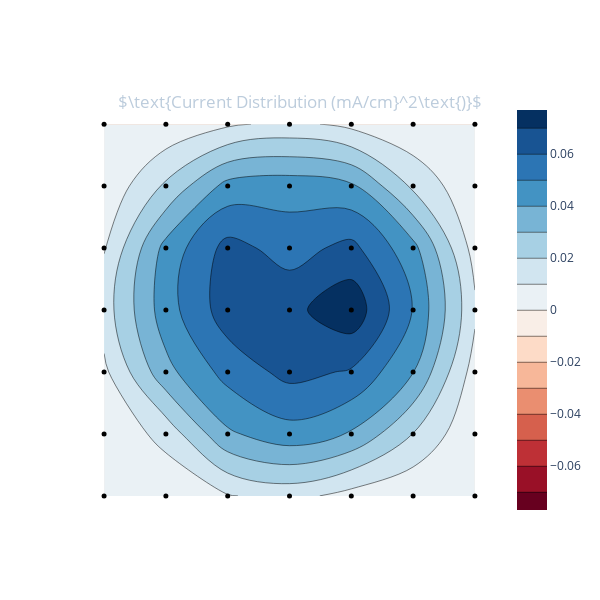

The notebook cell saved with this chart:
### Code cell
currents = data.readCurrents(centre5x5=False)
# apl.plotI(currents)
data.append(
    pressure = 2.0e-4,
    Vbias = 100,
    Ibias = 0.147,
    Varc = 70,
    Iarc = 2.0,
    Ibase = 5.43,
    currents = currents,
    note = ''
)
data.plotI()

### Figure 1 — Plotly figure (JSON) as saved in the notebook; plotly's stock layout.template omitted (floating-point values rounded to 4 significant figures)
{"data": [{"autocontour": true, "colorscale": [[0, "rgb(103,0,31)"], [0.1, "rgb(178,24,43)"], [0.2, "rgb(214,96,77)"], [0.3, "rgb(244,165,130)"], [0.4, "rgb(253,219,199)"], [0.5, "rgb(247,247,247)"], [0.6, "rgb(209,229,240)"], [0.7, "rgb(146,197,222)"], [0.8, "rgb(67,147,195)"], [0.9, "rgb(33,102,172)"], [1, "rgb(5,48,97)"]], "contours": {"end": 0.07, "size": 0.01, "start": -0.07}, "ncontours": 21, "type": "contour", "z": [[0.0005951, 0.001757, 0.009295, 0.01356, 0.006292, 0.001459, 0.000134], [0.001499, 0.01362, 0.03838, 0.0462, 0.03908, 0.01978, 0.001364], [0.007823, 0.03693, 0.05363, 0.06312, 0.05891, 0.04029, 0.00555], [0.01513, 0.04562, 0.0653, 0.06719, 0.07684, 0.04953, 0.01197], [0.009472, 0.04336, 0.06345, 0.056, 0.0629, 0.04315, 0.005827], [0.001858, 0.02176, 0.04349, 0.04566, 0.04189, 0.01811, 0.001648], [0.0002714, 0.002046, 0.008412, 0.01261, 0.007318, 0.001612, 0.0002297]], "zmax": 0.07684, "zmid": 0, "zmin": -0.07684}, {"marker": {"color": "rgb(0, 0, 0)", "size": 5}, "mode": "markers", "type": "scatter", "x": [0, 1, 2, 3, 4, 5, 6, 0, 1, 2, 3, 4, 5, 6, 0, 1, 2, 3, 4, 5, 6, 0, 1, 2, 3, 4, 5, 6, 0, 1, 2, 3, 4, 5, 6, 0, 1, 2, 3, 4, 5, 6, 0, 1, 2, 3, 4, 5, 6], "y": [0, 0, 0, 0, 0, 0, 0, 1, 1, 1, 1, 1, 1, 1, 2, 2, 2, 2, 2, 2, 2, 3, 3, 3, 3, 3, 3, 3, 4, 4, 4, 4, 4, 4, 4, 5, 5, 5, 5, 5, 5, 5, 6, 6, 6, 6, 6, 6, 6]}], "layout": {"height": 600, "paper_bgcolor": "rgba(0, 0, 0, 0)", "plot_bgcolor": "rgba(0, 0, 0, 0)", "title": {"font": {"color": "#BCCCDC"}, "text": "$\\text{Current Distribution (mA/cm}^2\\text{)}$", "x": 0.5, "xanchor": "center", "y": 0.84, "yanchor": "top"}, "width": 600, "xaxis": {"autorange": true, "range": [-0.3895, 6.39], "showgrid": false, "showticklabels": false, "tickmode": "linear", "type": "linear"}, "yaxis": {"autorange": true, "range": [-0.3894, 6.389], "showgrid": false, "showticklabels": false, "type": "linear"}}}
